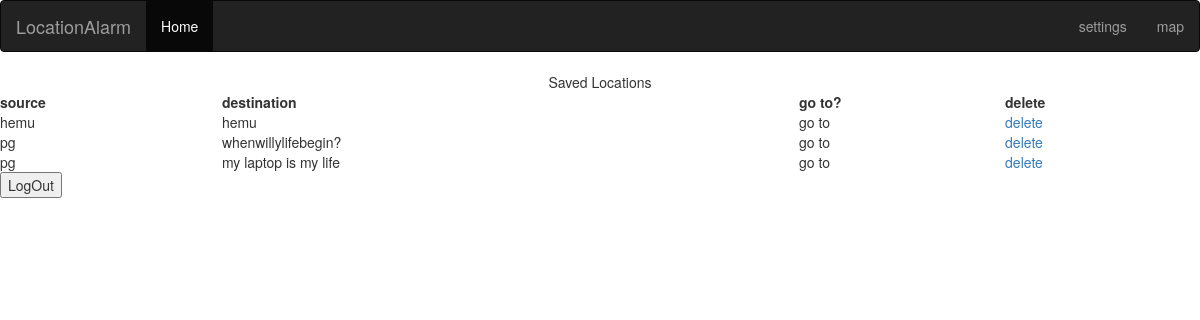
/articles/locations/ (signed in), run on the app's committed database.
### articles/models.py (models this page shows, shortened)
class SavedLocations(models.Model):
    username = models.ForeignKey(User,default=None)
    source = models.CharField(max_length=50,null=True)
    destination = models.CharField(max_length=50,null=True)

### articles/views.py (the view)
# urls.py: url(r'locations/$',views.locations_view,name="locations"),
def locations_view(request):
        objects=SavedLocations.objects.filter(username=request.user)
        print(objects)
        return render(request,'articles/locations.html',{'locations':objects})

### articles/templates/articles/locations.html (shortened to what this page needs)
{% extends 'articles/base.html' %}
 {% block content %}
<div class="" style="text-align:center">Saved Locations</div>
<table  style="width:100%">
  <tr>
    <th>source</th>
    <th>destination</th>
    <th>go to?</th>
    <th>delete</th>
  </tr>
{% for locations in locations %}
  <tr>
    <td>{{locations.source}}</td>
    <td>{{locations.destination}}</td>
    <td>go to</td>
    <td><a href="{% url 'articles:delete_location_view' locations.id %}">delete</a></td>
  </tr>
{% endfor %}
</table>
 {% endblock %}

### data on the page
SavedLocations: source "hemu", destination "hemu"
SavedLocations: source "pg", destination "whenwillylifebegin?"
SavedLocations: source "pg", destination "my laptop is my life"
